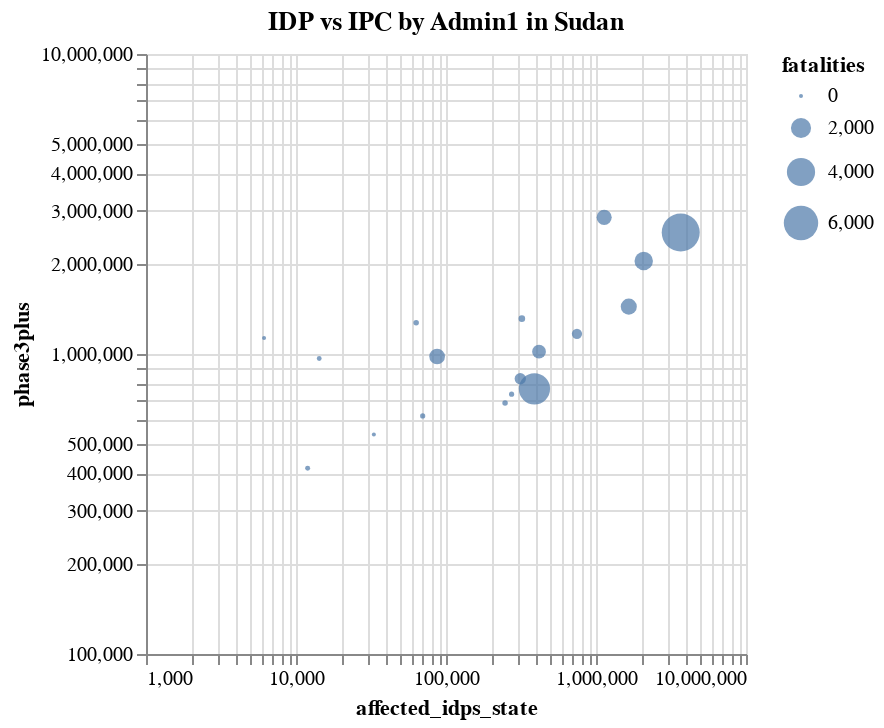

Notebook code for this chart:
### Code cell
chart = alt.Chart(acled_idp_ipc_adm1).mark_circle().encode(
    x=alt.X('affected_idps_state:Q', scale=alt.Scale(type='log')),
    y=alt.Y('phase3plus:Q', scale=alt.Scale(type='log')),
    size=alt.Size('fatalities:Q'),
    tooltip=[ 'Level 1','affected_idps_state', 'phase3plus']
).properties(
    title='IDP vs IPC by Admin1 in Sudan'
).interactive()

chart

### Figure 1 — Vega-Lite specification as saved in the notebook (floating-point values rounded to 4 significant figures)
{"config": {"view": {"continuousWidth": 300, "continuousHeight": 300}}, "data": {"name": "data-d8da9acf89e4c87c3cf6d41c6febbcf2"}, "mark": {"type": "circle"}, "encoding": {"size": {"field": "fatalities", "type": "quantitative"}, "tooltip": [{"field": "Level 1", "type": "nominal"}, {"field": "affected_idps_state", "type": "quantitative"}, {"field": "phase3plus", "type": "nominal"}], "x": {"field": "affected_idps_state", "scale": {"type": "log"}, "type": "quantitative"}, "y": {"field": "phase3plus", "scale": {"type": "log"}, "type": "quantitative"}}, "params": [{"name": "param_134", "select": {"type": "interval", "encodings": ["x", "y"]}, "bind": "scales"}], "title": "IDP vs IPC by Admin1 in Sudan", "$schema": "https://vega.github.io/schema/vega-lite/v5.20.1.json", "datasets": {"data-d8da9acf89e4c87c3cf6d41c6febbcf2": [{"Level 1": "Aj Jazirah", "fatalities": 1089, "event_id_cnty": 891, "numPresentIdpInd": 370894, "phase3plus": "2853931", "affected_idps_state": 1134000.0}, {"Level 1": "Blue Nile", "fatalities": 54, "event_id_cnty": 46, "numPresentIdpInd": 293862, "phase3plus": "734784", "affected_idps_state": 273700.0}, {"Level 1": "Central Darfur", "fatalities": 458, "event_id_cnty": 224, "numPresentIdpInd": 852223, "phase3plus": "1167817", "affected_idps_state": 746600.0}, {"Level 1": "East Darfur", "fatalities": 73, "event_id_cnty": 67, "numPresentIdpInd": 757123, "phase3plus": "686566", "affected_idps_state": 247600.0}, {"Level 1": "Gedaref", "fatalities": 37, "event_id_cnty": 101, "numPresentIdpInd": 539064, "phase3plus": "966142", "affected_idps_state": 14280.0}, {"Level 1": "Kassala", "fatalities": 2, "event_id_cnty": 57, "numPresentIdpInd": 210393, "phase3plus": "1130199", "affected_idps_state": 6126.0}, {"Level 1": "Khartoum", "fatalities": 7329, "event_id_cnty": 4425, "numPresentIdpInd": 82592, "phase3plus": "2541541", "affected_idps_state": 3672000.0}, {"Level 1": "North Darfur", "fatalities": 1242, "event_id_cnty": 578, "numPresentIdpInd": 1279699, "phase3plus": "1438277", "affected_idps_state": 1654000.0}, {"Level 1": "North Kordofan", "fatalities": 1183, "event_id_cnty": 357, "numPresentIdpInd": 194624, "phase3plus": "981111", "affected_idps_state": 87250.0}, {"Level 1": "Northern", "fatalities": 45, "event_id_cnty": 66, "numPresentIdpInd": 392399, "phase3plus": "416243", "affected_idps_state": 11960.0}, {"Level 1": "Red Sea", "fatalities": 1, "event_id_cnty": 79, "numPresentIdpInd": 261290, "phase3plus": "538962", "affected_idps_state": 33040.0}, {"Level 1": "River Nile", "fatalities": 56, "event_id_cnty": 75, "numPresentIdpInd": 726216, "phase3plus": "621542", "affected_idps_state": 69920.0}, {"Level 1": "Sennar", "fatalities": 142, "event_id_cnty": 80, "numPresentIdpInd": 579198, "phase3plus": "1311693", "affected_idps_state": 320400.0}, {"Level 1": "South Darfur", "fatalities": 1660, "event_id_cnty": 401, "numPresentIdpInd": 1812264, "phase3plus": "2041268", "affected_idps_state": 2080000.0}, {"Level 1": "South Kordofan", "fatalities": 891, "event_id_cnty": 278, "numPresentIdpInd": 429152, "phase3plus": "1018272", "affected_idps_state": 417000.0}, {"Level 1": "West Darfur", "fatalities": 4929, "event_id_cnty": 318, "numPresentIdpInd": 299387, "phase3plus": "765187", "affected_idps_state": 388800.0}, {"Level 1": "West Kordofan", "fatalities": 575, "event_id_cnty": 213, "numPresentIdpInd": 300470, "phase3plus": "826909", "affected_idps_state": 312700.0}, {"Level 1": "White Nile", "fatalities": 74, "event_id_cnty": 112, "numPresentIdpInd": 576805, "phase3plus": "1271505", "affected_idps_state": 63260.0}]}}
